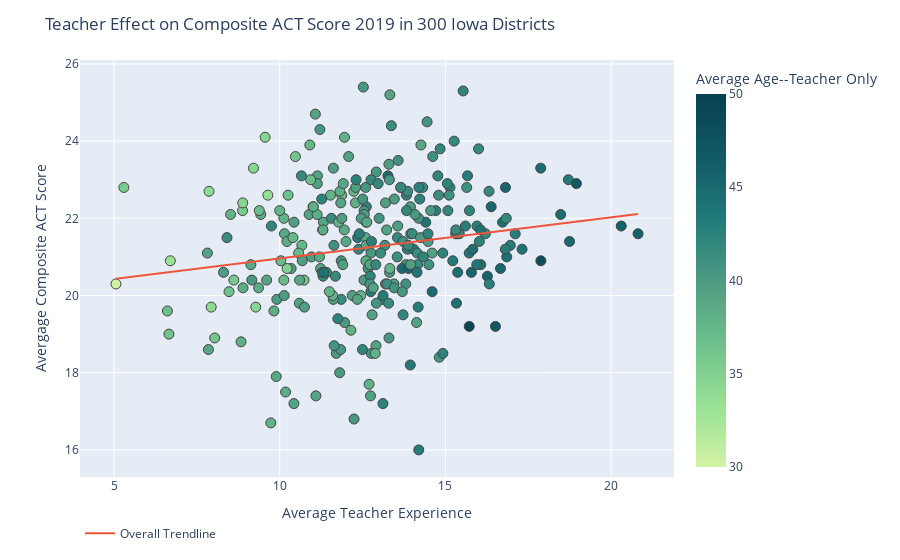

The cell this chart's notebook holds for it:
### Code cell
fig = px.scatter(df10, x="Average Total Experience--Teacher Only", color= "Average Age--Teacher Only", y="Avg Comp", hover_data="District Name",
trendline="ols", trendline_scope="overall",color_continuous_scale=px.colors.sequential.Emrld, range_color=[30,50])
fig.update_layout(legend_orientation="h", title="Teacher Effect on Composite ACT Score 2019 in 300 Iowa Districts")
fig.update_traces(marker=dict(size=10,line=dict(width=1)))
fig.update_xaxes(title="Average Teacher Experience")
fig.update_yaxes(title="Avergage Composite ACT Score") 
fig.show()

### Figure 1 — Plotly figure (JSON) as saved in the notebook; plotly's stock layout.template omitted (floating-point values rounded to 4 significant figures; data arrays with more than 128 entries replaced by an {"elided": "..."} marker saying what was removed)
{"data": [{"customdata": {"elided": "277x1 str values"}, "hovertemplate": "Average Total Experience--Teacher Only=%{x}<br>Avg Comp=%{y}<br>District Name=%{customdata[0]}<br>Average Age--Teacher Only=%{marker.color}<extra></extra>", "legendgroup": "", "marker": {"color": {"elided": "277 float values"}, "coloraxis": "coloraxis", "line": {"width": 1}, "size": 10, "symbol": "circle"}, "mode": "markers", "name": "", "orientation": "v", "showlegend": false, "type": "scatter", "x": {"elided": "277 float values"}, "xaxis": "x", "y": {"elided": "277 float values"}, "yaxis": "y"}, {"hovertemplate": "<b>OLS trendline</b><br>Avg Comp = 0.106513 * Average Total Experience--Teacher Only + 19.8943<br>R<sup>2</sup>=0.028173<br><br>Average Total Experience--Teacher Only=%{x}<br>Avg Comp=%{y} <b>(trend)</b><extra></extra>", "legendgroup": "Overall Trendline", "marker": {"line": {"width": 1}, "size": 10}, "mode": "lines", "name": "Overall Trendline", "showlegend": true, "type": "scatter", "x": {"elided": "277 float values"}, "xaxis": "x", "y": {"elided": "277 float values"}, "yaxis": "y"}], "layout": {"coloraxis": {"cmax": 50, "cmin": 30, "colorbar": {"title": {"text": "Average Age--Teacher Only"}}, "colorscale": [[0, "rgb(211, 242, 163)"], [0.1667, "rgb(151, 225, 150)"], [0.3333, "rgb(108, 192, 139)"], [0.5, "rgb(76, 155, 130)"], [0.6667, "rgb(33, 122, 121)"], [0.8333, "rgb(16, 89, 101)"], [1, "rgb(7, 64, 80)"]]}, "legend": {"orientation": "h", "tracegroupgap": 0}, "margin": {"t": 60}, "title": {"text": "Teacher Effect on Composite ACT Score 2019 in 300 Iowa Districts"}, "xaxis": {"anchor": "y", "domain": [0, 1], "title": {"text": "Average Teacher Experience"}}, "yaxis": {"anchor": "x", "domain": [0, 1], "title": {"text": "Avergage Composite ACT Score"}}}}
